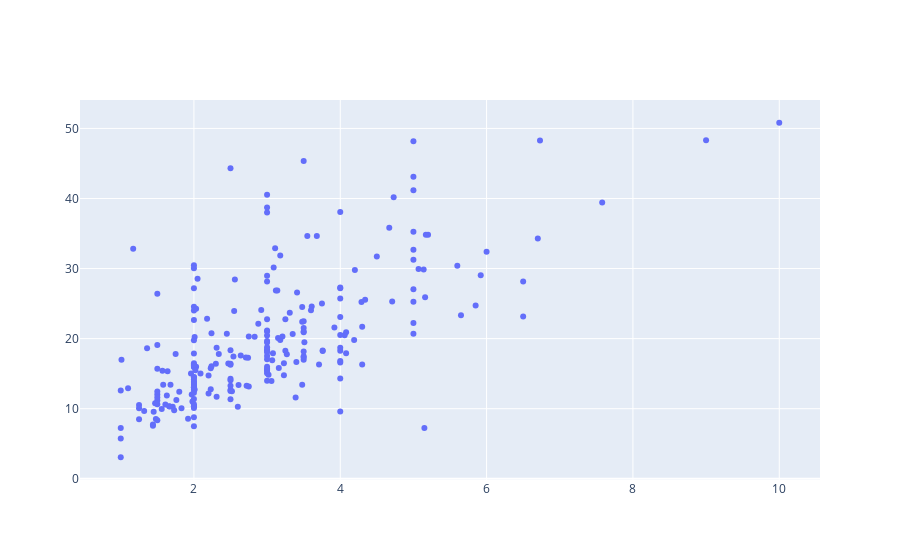

Notebook code for this chart:
### Markdown cell above
## Scatter Plot

### Code cell
fig=go.Figure()
fig.add_trace(go.Scatter(x=tips.tip, y=tips.total_bill, mode='markers'))

### Figure 1 — Plotly figure (JSON) as saved in the notebook; plotly's stock layout.template omitted (floating-point values rounded to 4 significant figures; data arrays with more than 128 entries replaced by an {"elided": "..."} marker saying what was removed)
{"data": [{"mode": "markers", "type": "scatter", "x": {"elided": "244 float values"}, "y": {"elided": "244 float values"}}], "layout": {"autosize": true, "xaxis": {"autorange": true, "range": [0.4553, 10.54], "type": "linear"}, "yaxis": {"autorange": true, "range": [-0.8697, 54.75], "type": "linear"}}}
